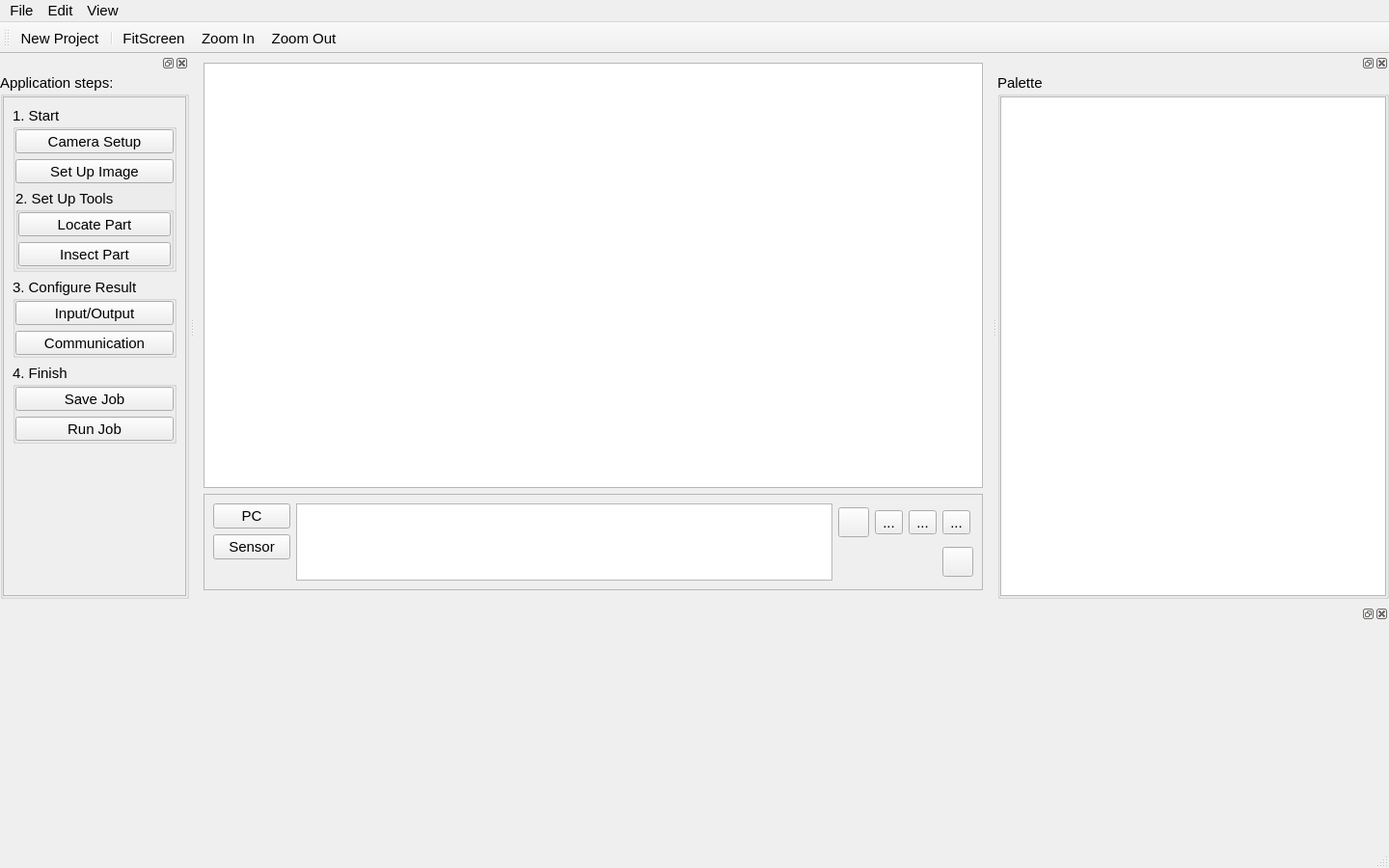
<?xml version="1.0" encoding="UTF-8"?>
<ui version="4.0">
 <class>MainWindow</class>
 <widget class="QMainWindow" name="MainWindow">
  <property name="geometry">
   <rect>
    <x>0</x>
    <y>0</y>
    <width>1440</width>
    <height>900</height>
   </rect>
  </property>
  <property name="font">
   <font>
    <pointsize>11</pointsize>
   </font>
  </property>
  <property name="windowTitle">
   <string>NTU SmartCamera</string>
  </property>
  <property name="windowIcon">
   <iconset resource="NTUResource.qrc">
    <normaloff>:/Icons/motion-sensor-4.svg</normaloff>:/Icons/motion-sensor-4.svg</iconset>
  </property>
  <widget class="QWidget" name="centralwidget">
   <layout class="QGridLayout" name="gridLayout_14">
    <item row="0" column="0">
     <layout class="QGridLayout" name="gridLayout">
      <item row="1" column="0">
       <widget class="QScrollArea" name="scrollArea_3">
        <property name="minimumSize">
         <size>
          <width>0</width>
          <height>100</height>
         </size>
        </property>
        <property name="maximumSize">
         <size>
          <width>16777215</width>
          <height>100</height>
         </size>
        </property>
        <property name="widgetResizable">
         <bool>true</bool>
        </property>
        <widget class="QWidget" name="scrollAreaWidgetContents_3">
         <property name="geometry">
          <rect>
           <x>0</x>
           <y>0</y>
           <width>814</width>
           <height>98</height>
          </rect>
         </property>
         <layout class="QGridLayout" name="gridLayout_10">
          <item row="0" column="0">
           <layout class="QGridLayout" name="gridLayout_9">
            <item row="0" column="0">
             <layout class="QGridLayout" name="gridLayout_7">
              <item row="1" column="0">
               <widget class="QPushButton" name="pushButton_SensorMode">
                <property name="text">
                 <string>Sensor</string>
                </property>
               </widget>
              </item>
              <item row="0" column="0">
               <widget class="QPushButton" name="pushButton_PCMode">
                <property name="text">
                 <string>PC</string>
                </property>
               </widget>
              </item>
              <item row="2" column="0">
               <spacer name="verticalSpacer">
                <property name="orientation">
                 <enum>Qt::Vertical</enum>
                </property>
                <property name="sizeHint" stdset="0">
                 <size>
                  <width>20</width>
                  <height>40</height>
                 </size>
                </property>
               </spacer>
              </item>
             </layout>
            </item>
            <item row="0" column="1">
             <widget class="QListWidget" name="listWidget_imagesItem">
              <property name="font">
               <font>
                <pointsize>9</pointsize>
               </font>
              </property>
              <property name="flow">
               <enum>QListView::TopToBottom</enum>
              </property>
              <property name="viewMode">
               <enum>QListView::IconMode</enum>
              </property>
             </widget>
            </item>
            <item row="0" column="2">
             <layout class="QGridLayout" name="gridLayout_8">
              <item row="0" column="2">
               <widget class="QToolButton" name="toolButton_listWidgetNext">
                <property name="text">
                 <string>...</string>
                </property>
                <property name="icon">
                 <iconset resource="NTUResource.qrc">
                  <normaloff>:/Icons/pqVcrForward32.png</normaloff>:/Icons/pqVcrForward32.png</iconset>
                </property>
                <property name="iconSize">
                 <size>
                  <width>24</width>
                  <height>24</height>
                 </size>
                </property>
               </widget>
              </item>
              <item row="0" column="1">
               <widget class="QToolButton" name="toolButton_listWidgetPrevious">
                <property name="text">
                 <string>...</string>
                </property>
                <property name="icon">
                 <iconset resource="NTUResource.qrc">
                  <normaloff>:/Icons/pqVcrBack32.png</normaloff>:/Icons/pqVcrBack32.png</iconset>
                </property>
                <property name="iconSize">
                 <size>
                  <width>24</width>
                  <height>24</height>
                 </size>
                </property>
               </widget>
              </item>
              <item row="0" column="0">
               <widget class="QToolButton" name="toolButton_listWidgetBegin">
                <property name="text">
                 <string/>
                </property>
                <property name="icon">
                 <iconset resource="NTUResource.qrc">
                  <normaloff>:/Icons/pqVcrFirst32.png</normaloff>:/Icons/pqVcrFirst32.png</iconset>
                </property>
                <property name="iconSize">
                 <size>
                  <width>24</width>
                  <height>24</height>
                 </size>
                </property>
               </widget>
              </item>
              <item row="0" column="3">
               <widget class="QToolButton" name="toolButton_listWidgetEnd">
                <property name="text">
                 <string>...</string>
                </property>
                <property name="icon">
                 <iconset resource="NTUResource.qrc">
                  <normaloff>:/Icons/pqVcrLast32.png</normaloff>:/Icons/pqVcrLast32.png</iconset>
                </property>
                <property name="iconSize">
                 <size>
                  <width>24</width>
                  <height>24</height>
                 </size>
                </property>
               </widget>
              </item>
              <item row="1" column="3">
               <widget class="QToolButton" name="toolButton_listWidgetPlay">
                <property name="text">
                 <string/>
                </property>
                <property name="icon">
                 <iconset resource="NTUResource.qrc">
                  <normaloff>:/Icons/pqVcrPlay32.png</normaloff>:/Icons/pqVcrPlay32.png</iconset>
                </property>
                <property name="iconSize">
                 <size>
                  <width>24</width>
                  <height>24</height>
                 </size>
                </property>
               </widget>
              </item>
             </layout>
            </item>
           </layout>
          </item>
         </layout>
        </widget>
       </widget>
      </item>
      <item row="0" column="0">
       <widget class="SMVideoZoomWidget" name="graphicsView">
        <property name="sizePolicy">
         <sizepolicy hsizetype="Expanding" vsizetype="Preferred">
          <horstretch>0</horstretch>
          <verstretch>0</verstretch>
         </sizepolicy>
        </property>
        <property name="minimumSize">
         <size>
          <width>480</width>
          <height>320</height>
         </size>
        </property>
       </widget>
      </item>
     </layout>
    </item>
   </layout>
  </widget>
  <widget class="QMenuBar" name="menubar">
   <property name="geometry">
    <rect>
     <x>0</x>
     <y>0</y>
     <width>1440</width>
     <height>22</height>
    </rect>
   </property>
   <widget class="QMenu" name="menuFile">
    <property name="title">
     <string>File</string>
    </property>
    <addaction name="actionNew_Project"/>
   </widget>
   <widget class="QMenu" name="menuEdit">
    <property name="title">
     <string>Edit</string>
    </property>
   </widget>
   <widget class="QMenu" name="menuView">
    <property name="title">
     <string>View</string>
    </property>
    <addaction name="actionFitScreen"/>
    <addaction name="actionZoom_In"/>
    <addaction name="actionZoom_Out"/>
   </widget>
   <addaction name="menuFile"/>
   <addaction name="menuEdit"/>
   <addaction name="menuView"/>
  </widget>
  <widget class="QStatusBar" name="statusbar"/>
  <widget class="QToolBar" name="toolBar">
   <property name="windowTitle">
    <string>toolBar</string>
   </property>
   <property name="iconSize">
    <size>
     <width>16</width>
     <height>16</height>
    </size>
   </property>
   <property name="toolButtonStyle">
    <enum>Qt::ToolButtonIconOnly</enum>
   </property>
   <attribute name="toolBarArea">
    <enum>TopToolBarArea</enum>
   </attribute>
   <attribute name="toolBarBreak">
    <bool>false</bool>
   </attribute>
   <addaction name="actionNew_Project"/>
   <addaction name="separator"/>
   <addaction name="actionFitScreen"/>
   <addaction name="actionZoom_In"/>
   <addaction name="actionZoom_Out"/>
  </widget>
  <widget class="QDockWidget" name="dockWidget">
   <property name="minimumSize">
    <size>
     <width>196</width>
     <height>150</height>
    </size>
   </property>
   <property name="maximumSize">
    <size>
     <width>520</width>
     <height>524287</height>
    </size>
   </property>
   <attribute name="dockWidgetArea">
    <number>1</number>
   </attribute>
   <widget class="QWidget" name="dockWidgetContents">
    <layout class="QGridLayout" name="gridLayout_11">
     <property name="leftMargin">
      <number>0</number>
     </property>
     <property name="topMargin">
      <number>0</number>
     </property>
     <property name="rightMargin">
      <number>0</number>
     </property>
     <property name="bottomMargin">
      <number>0</number>
     </property>
     <item row="0" column="0">
      <widget class="QGroupBox" name="groupBox_2">
       <property name="maximumSize">
        <size>
         <width>200</width>
         <height>16777215</height>
        </size>
       </property>
       <property name="font">
        <font>
         <pointsize>11</pointsize>
        </font>
       </property>
       <property name="title">
        <string>Application steps:</string>
       </property>
       <layout class="QGridLayout" name="gridLayout_5">
        <property name="leftMargin">
         <number>0</number>
        </property>
        <property name="topMargin">
         <number>0</number>
        </property>
        <property name="rightMargin">
         <number>0</number>
        </property>
        <property name="bottomMargin">
         <number>0</number>
        </property>
        <property name="spacing">
         <number>6</number>
        </property>
        <item row="0" column="0">
         <widget class="QScrollArea" name="scrollArea_2">
          <property name="minimumSize">
           <size>
            <width>154</width>
            <height>0</height>
           </size>
          </property>
          <property name="maximumSize">
           <size>
            <width>2000000</width>
            <height>16777215</height>
           </size>
          </property>
          <property name="widgetResizable">
           <bool>true</bool>
          </property>
          <widget class="QWidget" name="scrollAreaWidgetContents_2">
           <property name="geometry">
            <rect>
             <x>0</x>
             <y>0</y>
             <width>188</width>
             <height>530</height>
            </rect>
           </property>
           <layout class="QGridLayout" name="gridLayout_16">
            <item row="3" column="0">
             <spacer name="verticalSpacer_2">
              <property name="orientation">
               <enum>Qt::Vertical</enum>
              </property>
              <property name="sizeHint" stdset="0">
               <size>
                <width>20</width>
                <height>40</height>
               </size>
              </property>
             </spacer>
            </item>
            <item row="1" column="0">
             <widget class="QGroupBox" name="groupBox_6">
              <property name="sizePolicy">
               <sizepolicy hsizetype="Preferred" vsizetype="Fixed">
                <horstretch>0</horstretch>
                <verstretch>0</verstretch>
               </sizepolicy>
              </property>
              <property name="font">
               <font>
                <pointsize>11</pointsize>
               </font>
              </property>
              <property name="title">
               <string>3. Configure Result</string>
              </property>
              <layout class="QGridLayout" name="gridLayout_18">
               <property name="leftMargin">
                <number>0</number>
               </property>
               <property name="topMargin">
                <number>0</number>
               </property>
               <property name="rightMargin">
                <number>0</number>
               </property>
               <property name="bottomMargin">
                <number>0</number>
               </property>
               <property name="spacing">
                <number>6</number>
               </property>
               <item row="0" column="0">
                <widget class="QToolButton" name="toolButton_inputOutput">
                 <property name="sizePolicy">
                  <sizepolicy hsizetype="Preferred" vsizetype="Fixed">
                   <horstretch>0</horstretch>
                   <verstretch>0</verstretch>
                  </sizepolicy>
                 </property>
                 <property name="font">
                  <font>
                   <pointsize>11</pointsize>
                  </font>
                 </property>
                 <property name="text">
                  <string>Input/Output</string>
                 </property>
                 <property name="icon">
                  <iconset resource="NTUResource.qrc">
                   <normaloff>:/Icons/input.svg</normaloff>:/Icons/input.svg</iconset>
                 </property>
                 <property name="iconSize">
                  <size>
                   <width>24</width>
                   <height>24</height>
                  </size>
                 </property>
                 <property name="toolButtonStyle">
                  <enum>Qt::ToolButtonTextBesideIcon</enum>
                 </property>
                </widget>
               </item>
               <item row="1" column="0">
                <widget class="QToolButton" name="toolButton_communication">
                 <property name="sizePolicy">
                  <sizepolicy hsizetype="Preferred" vsizetype="Fixed">
                   <horstretch>0</horstretch>
                   <verstretch>0</verstretch>
                  </sizepolicy>
                 </property>
                 <property name="text">
                  <string>Communication</string>
                 </property>
                 <property name="icon">
                  <iconset resource="NTUResource.qrc">
                   <normaloff>:/Icons/output.svg</normaloff>:/Icons/output.svg</iconset>
                 </property>
                 <property name="iconSize">
                  <size>
                   <width>24</width>
                   <height>24</height>
                  </size>
                 </property>
                 <property name="toolButtonStyle">
                  <enum>Qt::ToolButtonTextBesideIcon</enum>
                 </property>
                </widget>
               </item>
              </layout>
             </widget>
            </item>
            <item row="0" column="0">
             <widget class="QGroupBox" name="groupBox_4">
              <property name="sizePolicy">
               <sizepolicy hsizetype="Preferred" vsizetype="Fixed">
                <horstretch>0</horstretch>
                <verstretch>0</verstretch>
               </sizepolicy>
              </property>
              <property name="font">
               <font>
                <pointsize>11</pointsize>
               </font>
              </property>
              <property name="title">
               <string>1. Start</string>
              </property>
              <layout class="QGridLayout" name="gridLayout_4">
               <property name="leftMargin">
                <number>0</number>
               </property>
               <property name="topMargin">
                <number>0</number>
               </property>
               <property name="rightMargin">
                <number>0</number>
               </property>
               <property name="bottomMargin">
                <number>0</number>
               </property>
               <property name="spacing">
                <number>6</number>
               </property>
               <item row="0" column="0">
                <widget class="QToolButton" name="toolButton_setupCamera">
                 <property name="sizePolicy">
                  <sizepolicy hsizetype="Preferred" vsizetype="Fixed">
                   <horstretch>0</horstretch>
                   <verstretch>0</verstretch>
                  </sizepolicy>
                 </property>
                 <property name="text">
                  <string>Camera Setup</string>
                 </property>
                 <property name="icon">
                  <iconset resource="NTUResource.qrc">
                   <normaloff>:/Icons/cinema.svg</normaloff>:/Icons/cinema.svg</iconset>
                 </property>
                 <property name="iconSize">
                  <size>
                   <width>24</width>
                   <height>24</height>
                  </size>
                 </property>
                 <property name="toolButtonStyle">
                  <enum>Qt::ToolButtonTextBesideIcon</enum>
                 </property>
                </widget>
               </item>
               <item row="1" column="0">
                <widget class="QToolButton" name="toolButton_imageSetup">
                 <property name="sizePolicy">
                  <sizepolicy hsizetype="Preferred" vsizetype="Fixed">
                   <horstretch>0</horstretch>
                   <verstretch>0</verstretch>
                  </sizepolicy>
                 </property>
                 <property name="text">
                  <string>Set Up Image</string>
                 </property>
                 <property name="icon">
                  <iconset resource="NTUResource.qrc">
                   <normaloff>:/Icons/art-and-design.svg</normaloff>:/Icons/art-and-design.svg</iconset>
                 </property>
                 <property name="iconSize">
                  <size>
                   <width>24</width>
                   <height>24</height>
                  </size>
                 </property>
                 <property name="toolButtonStyle">
                  <enum>Qt::ToolButtonTextBesideIcon</enum>
                 </property>
                </widget>
               </item>
               <item row="2" column="0">
                <widget class="QGroupBox" name="groupBox_5">
                 <property name="sizePolicy">
                  <sizepolicy hsizetype="Preferred" vsizetype="Fixed">
                   <horstretch>0</horstretch>
                   <verstretch>0</verstretch>
                  </sizepolicy>
                 </property>
                 <property name="font">
                  <font>
                   <pointsize>11</pointsize>
                  </font>
                 </property>
                 <property name="title">
                  <string>2. Set Up Tools</string>
                 </property>
                 <layout class="QGridLayout" name="gridLayout_17">
                  <property name="leftMargin">
                   <number>0</number>
                  </property>
                  <property name="topMargin">
                   <number>0</number>
                  </property>
                  <property name="rightMargin">
                   <number>0</number>
                  </property>
                  <property name="bottomMargin">
                   <number>0</number>
                  </property>
                  <property name="spacing">
                   <number>6</number>
                  </property>
                  <item row="0" column="0">
                   <widget class="QToolButton" name="toolButton_locatePart">
                    <property name="sizePolicy">
                     <sizepolicy hsizetype="Preferred" vsizetype="Fixed">
                      <horstretch>0</horstretch>
                      <verstretch>0</verstretch>
                     </sizepolicy>
                    </property>
                    <property name="font">
                     <font>
                      <pointsize>11</pointsize>
                     </font>
                    </property>
                    <property name="text">
                     <string>Locate Part</string>
                    </property>
                    <property name="icon">
                     <iconset resource="NTUResource.qrc">
                      <normaloff>:/Icons/search-2.svg</normaloff>:/Icons/search-2.svg</iconset>
                    </property>
                    <property name="iconSize">
                     <size>
                      <width>24</width>
                      <height>24</height>
                     </size>
                    </property>
                    <property name="toolButtonStyle">
                     <enum>Qt::ToolButtonTextBesideIcon</enum>
                    </property>
                   </widget>
                  </item>
                  <item row="1" column="0">
                   <widget class="QToolButton" name="toolButton_inspectPart">
                    <property name="sizePolicy">
                     <sizepolicy hsizetype="Preferred" vsizetype="Fixed">
                      <horstretch>0</horstretch>
                      <verstretch>0</verstretch>
                     </sizepolicy>
                    </property>
                    <property name="text">
                     <string>Insect Part</string>
                    </property>
                    <property name="icon">
                     <iconset resource="NTUResource.qrc">
                      <normaloff>:/Icons/tools-and-utensils.svg</normaloff>:/Icons/tools-and-utensils.svg</iconset>
                    </property>
                    <property name="iconSize">
                     <size>
                      <width>24</width>
                      <height>24</height>
                     </size>
                    </property>
                    <property name="toolButtonStyle">
                     <enum>Qt::ToolButtonTextBesideIcon</enum>
                    </property>
                   </widget>
                  </item>
                 </layout>
                </widget>
               </item>
              </layout>
             </widget>
            </item>
            <item row="2" column="0">
             <widget class="QGroupBox" name="groupBox_7">
              <property name="sizePolicy">
               <sizepolicy hsizetype="Preferred" vsizetype="Fixed">
                <horstretch>0</horstretch>
                <verstretch>0</verstretch>
               </sizepolicy>
              </property>
              <property name="font">
               <font>
                <pointsize>11</pointsize>
               </font>
              </property>
              <property name="title">
               <string>4. Finish</string>
              </property>
              <layout class="QGridLayout" name="gridLayout_19">
               <property name="leftMargin">
                <number>0</number>
               </property>
               <property name="topMargin">
                <number>0</number>
               </property>
               <property name="rightMargin">
                <number>0</number>
               </property>
               <property name="bottomMargin">
                <number>0</number>
               </property>
               <property name="spacing">
                <number>6</number>
               </property>
               <item row="0" column="0">
                <widget class="QToolButton" name="toolButton_saveJob">
                 <property name="sizePolicy">
                  <sizepolicy hsizetype="Preferred" vsizetype="Fixed">
                   <horstretch>0</horstretch>
                   <verstretch>0</verstretch>
                  </sizepolicy>
                 </property>
                 <property name="font">
                  <font>
                   <pointsize>11</pointsize>
                  </font>
                 </property>
                 <property name="text">
                  <string>Save Job</string>
                 </property>
                 <property name="icon">
                  <iconset resource="NTUResource.qrc">
                   <normaloff>:/Icons/floppy-disk.svg</normaloff>:/Icons/floppy-disk.svg</iconset>
                 </property>
                 <property name="iconSize">
                  <size>
                   <width>24</width>
                   <height>24</height>
                  </size>
                 </property>
                 <property name="toolButtonStyle">
                  <enum>Qt::ToolButtonTextBesideIcon</enum>
                 </property>
                </widget>
               </item>
               <item row="1" column="0">
                <widget class="QToolButton" name="toolButton_runJob">
                 <property name="sizePolicy">
                  <sizepolicy hsizetype="Preferred" vsizetype="Fixed">
                   <horstretch>0</horstretch>
                   <verstretch>0</verstretch>
                  </sizepolicy>
                 </property>
                 <property name="text">
                  <string>Run Job</string>
                 </property>
                 <property name="icon">
                  <iconset resource="NTUResource.qrc">
                   <normaloff>:/Icons/multimedia.svg</normaloff>:/Icons/multimedia.svg</iconset>
                 </property>
                 <property name="iconSize">
                  <size>
                   <width>24</width>
                   <height>24</height>
                  </size>
                 </property>
                 <property name="toolButtonStyle">
                  <enum>Qt::ToolButtonTextBesideIcon</enum>
                 </property>
                </widget>
               </item>
              </layout>
             </widget>
            </item>
           </layout>
          </widget>
         </widget>
        </item>
       </layout>
      </widget>
     </item>
    </layout>
   </widget>
  </widget>
  <widget class="QDockWidget" name="dockWidget_parameters">
   <property name="minimumSize">
    <size>
     <width>58</width>
     <height>250</height>
    </size>
   </property>
   <property name="maximumSize">
    <size>
     <width>524287</width>
     <height>250</height>
    </size>
   </property>
   <attribute name="dockWidgetArea">
    <number>8</number>
   </attribute>
   <widget class="QWidget" name="dockWidgetContents_parameters">
    <layout class="QGridLayout" name="gridLayout_12">
     <property name="leftMargin">
      <number>0</number>
     </property>
     <property name="topMargin">
      <number>0</number>
     </property>
     <property name="rightMargin">
      <number>0</number>
     </property>
     <property name="bottomMargin">
      <number>0</number>
     </property>
     <item row="0" column="0">
      <layout class="QGridLayout" name="gridLayout_Task"/>
     </item>
    </layout>
   </widget>
  </widget>
  <widget class="QDockWidget" name="dockWidget_4">
   <attribute name="dockWidgetArea">
    <number>2</number>
   </attribute>
   <widget class="QWidget" name="dockWidgetContents_4">
    <layout class="QGridLayout" name="gridLayout_15">
     <property name="leftMargin">
      <number>0</number>
     </property>
     <property name="topMargin">
      <number>0</number>
     </property>
     <property name="rightMargin">
      <number>0</number>
     </property>
     <property name="bottomMargin">
      <number>0</number>
     </property>
     <item row="0" column="0">
      <widget class="QGroupBox" name="groupBox_3">
       <property name="font">
        <font>
         <pointsize>11</pointsize>
        </font>
       </property>
       <property name="title">
        <string>Palette</string>
       </property>
       <layout class="QGridLayout" name="gridLayout_13">
        <property name="leftMargin">
         <number>0</number>
        </property>
        <property name="topMargin">
         <number>0</number>
        </property>
        <property name="rightMargin">
         <number>0</number>
        </property>
        <property name="bottomMargin">
         <number>0</number>
        </property>
        <property name="spacing">
         <number>0</number>
        </property>
        <item row="0" column="0">
         <widget class="NTUToolBrowser" name="treeViewTools">
          <property name="minimumSize">
           <size>
            <width>400</width>
            <height>0</height>
           </size>
          </property>
          <property name="maximumSize">
           <size>
            <width>300</width>
            <height>16777215</height>
           </size>
          </property>
         </widget>
        </item>
       </layout>
      </widget>
     </item>
    </layout>
   </widget>
  </widget>
  <action name="actionNew_Project">
   <property name="icon">
    <iconset resource="NTUResource.qrc">
     <normaloff>:/Icons/new_project.png</normaloff>:/Icons/new_project.png</iconset>
   </property>
   <property name="text">
    <string>New Project</string>
   </property>
   <property name="shortcut">
    <string>Ctrl+N</string>
   </property>
   <property name="iconVisibleInMenu">
    <bool>false</bool>
   </property>
  </action>
  <action name="actionFitScreen">
   <property name="icon">
    <iconset resource="NTUResource.qrc">
     <normaloff>:/Icons/maximize.svg</normaloff>:/Icons/maximize.svg</iconset>
   </property>
   <property name="text">
    <string>FitScreen</string>
   </property>
  </action>
  <action name="actionZoom_In">
   <property name="icon">
    <iconset resource="NTUResource.qrc">
     <normaloff>:/Icons/zoom-in.svg</normaloff>:/Icons/zoom-in.svg</iconset>
   </property>
   <property name="text">
    <string>Zoom In</string>
   </property>
  </action>
  <action name="actionZoom_Out">
   <property name="icon">
    <iconset resource="NTUResource.qrc">
     <normaloff>:/Icons/zoom-out.svg</normaloff>:/Icons/zoom-out.svg</iconset>
   </property>
   <property name="text">
    <string>Zoom Out</string>
   </property>
  </action>
 </widget>
 <customwidgets>
  <customwidget>
   <class>SMVideoZoomWidget</class>
   <extends>QGraphicsView</extends>
   <header>SMVideoZoomWidget.h</header>
  </customwidget>
  <customwidget>
   <class>NTUToolBrowser</class>
   <extends>QTreeView</extends>
   <header location="global">projectManager/NTUToolBrowser.h</header>
  </customwidget>
 </customwidgets>
 <resources>
  <include location="NTUResource.qrc"/>
 </resources>
 <connections/>
</ui>
